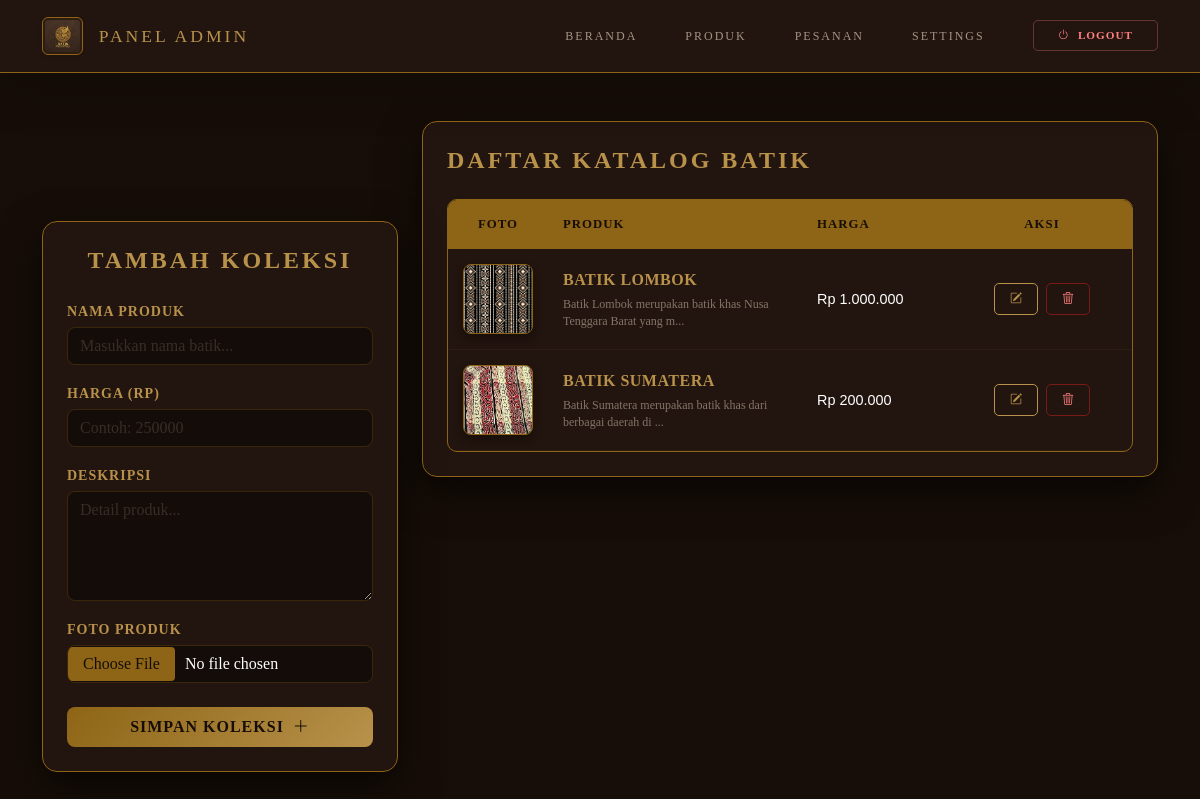
Screenshot of /admin/products.php (signed in) with the database file from the repository.
### tables this page shows
CREATE TABLE `settings` (
  `id` int(11) NOT NULL,
  `logo_url` varchar(255) DEFAULT NULL,
  `profil_toko` text DEFAULT NULL,
  `visi` text DEFAULT NULL,
  `misi` text DEFAULT NULL,
  `produk_unggulan_id` int(11) DEFAULT NULL
);

CREATE TABLE `products` (
  `id` int(11) NOT NULL,
  `nama_produk` varchar(100) NOT NULL,
  `harga` int(11) NOT NULL,
  `deskripsi` text DEFAULT NULL,
  `stok` int(11) DEFAULT 0,
  `foto` varchar(255) DEFAULT 'default.jpg',
  `kategori` varchar(50) DEFAULT NULL
);

### admin/products.php (the view, shortened to what this page needs)
<?php
include '../config/config.php';
$products = mysqli_query($conn, "SELECT * FROM products ORDER BY id DESC");
?>
<!DOCTYPE html>
<html lang="id">
<head>
    <link href="https://cdn.jsdelivr.net/npm/bootstrap@5.3.0/dist/css/bootstrap.min.css" rel="stylesheet">
</head>
<body>
    <?php include 'navbar.php'; ?>
    <div class="container py-5">
        <div class="row">
            <div class="col-lg-4 mb-4">
                <div class="card-custom p-4 sticky-top" style="top: 100px; z-index: 10;">
                    <h4 class="text-center mb-4">TAMBAH KOLEKSI</h4>
                    <form method="POST" enctype="multipart/form-data">
                        <div class="mb-3">
                            <label class="small fw-bold">NAMA PRODUK</label>
                            <input type="text" name="nama_produk" class="form-control" placeholder="Masukkan nama batik..." required autocomplete="off">
                        </div>
                        <div class="mb-3">
                            <label class="small fw-bold">HARGA (RP)</label>
                            <input type="number" name="harga" class="form-control" placeholder="Contoh: 250000" required>
                        </div>
                        <div class="mb-3">
                            <label class="small fw-bold">DESKRIPSI</label>
                            <textarea name="deskripsi" class="form-control" rows="4" placeholder="Detail produk..."></textarea>
                        </div>
                        <div class="mb-4">
                            <label class="small fw-bold">FOTO PRODUK</label>
                            <input type="file" name="foto" class="form-control" required>
                        </div>
                        <button type="submit" name="tambah" class="btn btn-emas w-100 py-2">
                            SIMPAN KOLEKSI <i class="bi bi-plus-lg ms-1"></i>
                        </button>
                    </form>
                </div>
            </div>
            <div class="col-lg-8">
                <div class="card-custom p-4">
                    <h4 class="mb-4">DAFTAR KATALOG BATIK</h4>
                    <div class="table-responsive">
                        <table class="table align-middle">
                            <thead>
                                <tr>
                                    <th class="text-center" width="100">FOTO</th>
                                    <th>PRODUK</th>
                                    <th width="150">HARGA</th>
                                    <th class="text-center" width="180">AKSI</th>
                                </tr>
                            </thead>
                            <tbody>
                                <?php if(mysqli_num_rows($products) > 0): ?>
                                    <?php while($p = mysqli_fetch_assoc($products)): ?>
                                    <tr>
                                        <td class="text-center">
                                            <img src="../assets/<?= $p['foto'] ?>" width="70" height="70" class="img-produk">
                                        </td>
                                        <td>
                                            <div style="color: var(--emas-bright); font-weight: bold; letter-spacing: 0.5px;"><?= strtoupper($p['nama_produk']) ?></div>
                                            <div style="color: var(--krem-soft); font-size: 0.75rem; opacity: 0.6; margin-top: 4px; line-height: 1.4;">
                                                <?= (strlen($p['deskripsi']) > 60) ? substr($p['deskripsi'], 0, 60) . '...' : $p['deskripsi'] ?>
                                            </div>
                                        </td>
                                        <td>
                                            <span style="color: #fff; font-family: 'Arial', sans-serif; font-size: 0.9rem;">
                                                Rp <?= number_format($p['harga'], 0, ',', '.') ?>
                                            </span>
                                        </td>
                                        <td class="text-center">
                                            <div class="d-flex justify-content-center gap-2">
                                                <a href="edit.php?id=<?= $p['id'] ?>" class="btn-aksi-edit">
                                                    <i class="bi bi-pencil-square"></i>
                                                </a>
                                                <a href="products.php?hapus=<?= $p['id'] ?>" class="btn-aksi-hapus" onclick="return confirm('Hapus produk ini secara permanen?')">
                                                    <i class="bi bi-trash3"></i>
                                                </a>
                                            </div>
                                        </td>
                                    </tr>
                                    <?php endwhile; ?>
                                <?php else: ?>
                                    <tr>
                                        <td colspan="4" class="text-center opacity-50 py-5">Belum ada koleksi produk.</td>
                                    </tr>
                                <?php endif; ?>
                            </tbody>
                        </table>
                    </div>
                </div>
            </div>
        </div>
    </div>
</body>
</html>

### admin/navbar.php (shortened to what this page needs)
<?php
include '../config/config.php';
$set = mysqli_fetch_assoc(mysqli_query($conn, "SELECT logo_url FROM settings WHERE id=1"));
$logo_admin = "../assets/" . $set['logo_url'];
?>
<link rel="stylesheet" href="https://cdn.jsdelivr.net/npm/bootstrap-icons@1.10.0/font/bootstrap-icons.css">
<nav class="navbar navbar-expand-lg navbar-dark navbar-admin sticky-top shadow-lg">
    <div class="container">
        <a class="navbar-brand d-flex align-items-center" href="index.php">
            <img src="<?= $logo_admin; ?>" height="38" class="me-3 rounded shadow-sm">
            <span>PANEL ADMIN</span>
        </a>
        <div class="collapse navbar-collapse" id="adminNav">
            <ul class="navbar-nav ms-auto align-items-center">
                <li class="nav-item mx-lg-2">
                    <a class="nav-link px-3" href="index.php">Beranda</a>
                </li>
                <li class="nav-item mx-lg-2">
                    <a class="nav-link px-3" href="products.php">Produk</a>
                </li>
                <li class="nav-item mx-lg-2">
                    <a class="nav-link px-3 position-relative" href="orders.php">
                        Pesanan
                    </a>
                </li>
                <li class="nav-item mx-lg-2">
                    <a class="nav-link px-3" href="settings.php">Settings</a>
                </li>
                <li class="nav-item ms-lg-4">
                    <a href="logout.php" class="btn btn-logout-admin px-4" onclick="return confirm('Keluar dari Panel Admin?')">
                        <i class="bi bi-power me-2"></i>Logout
                    </a>
                </li>
            </ul>
        </div>
    </div>
</nav>

### admin/products.php (style rules this page uses)
:root { --soga-deep: #160d08; --soga-card: #22140e; --emas-dim: #8e6516; --emas-bright: #b8924b; --krem-soft: #c5b5a5; }
body { background-color: var(--soga-deep) !important; background-image: linear-gradient(rgba(22, 13, 8, 0.95), rgba(22, 13, 8, 0.95)), url('https://www.transparenttextures.com/patterns/batik-thin.png') !important; color: var(--krem-soft) !important; font-family: 'Georgia', serif; }
.card-custom { background: var(--soga-card) !important; border: 1px solid var(--emas-dim) !important; border-radius: 15px; box-shadow: 0 15px 40px rgba(0,0,0,0.6); position: relative; overflow: hidden; }
h4 { color: var(--emas-bright) !important; letter-spacing: 3px; font-weight: bold; text-transform: uppercase; }
label { color: var(--emas-bright) !important; letter-spacing: 1px; margin-bottom: 5px; }
.form-control { background: rgba(0,0,0,0.4) !important; border: 1px solid rgba(142, 101, 22, 0.3) !important; color: white !important; border-radius: 8px; }
.form-control::placeholder { color: rgba(197, 181, 165, 0.2); }
.table-responsive { border: 1px solid var(--emas-dim) !important; border-radius: 10px; background: transparent; }
.table { color: var(--krem-soft) !important; margin-bottom: 0 !important; }
.table thead th { background-color: var(--emas-dim) !important; color: var(--soga-deep) !important; border: none !important; padding: 15px !important; font-size: 0.8rem; letter-spacing: 1px; }
.table td { background-color: transparent !important; border-color: rgba(142, 101, 22, 0.1) !important; padding: 15px !important; vertical-align: middle; }
.btn-emas { background: linear-gradient(135deg, var(--emas-dim), var(--emas-bright)) !important; color: var(--soga-deep) !important; border: none !important; border-radius: 8px !important; font-weight: bold; letter-spacing: 1px; transition: 0.3s; }
.btn-aksi-edit { border: 1px solid var(--emas-bright) !important; color: var(--emas-bright) !important; padding: 6px 15px; text-decoration: none; border-radius: 5px; font-size: 0.75rem; font-weight: bold; transition: 0.3s; }
.btn-aksi-hapus { border: 1px solid #7a1a1a !important; color: #ff8080 !important; padding: 6px 15px; text-decoration: none; border-radius: 5px; font-size: 0.75rem; font-weight: bold; transition: 0.3s; }
.img-produk { border: 1px solid var(--emas-dim) !important; border-radius: 8px; object-fit: cover; box-shadow: 0 5px 10px rgba(0,0,0,0.3); }

### admin/navbar.php (style rules this page uses)
:root { --soga-deep: #160d08; --soga-card: #22140e; --emas-dim: #8e6516; --emas-bright: #b8924b; --krem-soft: #c5b5a5; }
.navbar-admin { background: var(--soga-card) !important; border-bottom: 1px solid var(--emas-dim); padding: 12px 0; }
.navbar-brand { font-family: 'Georgia', serif; color: var(--emas-bright) !important; text-transform: uppercase; letter-spacing: 3px; font-weight: 300; font-size: 1.1rem; }
.navbar-brand img { border: 1px solid var(--emas-dim); padding: 2px; background: rgba(142, 101, 22, 0.1); }
.nav-link { color: var(--krem-soft) !important; text-transform: uppercase; letter-spacing: 2px; font-size: 0.75rem; transition: 0.3s; opacity: 0.8; }
.btn-logout-admin { background: transparent; color: #ff8080 !important; border: 1px solid rgba(255, 128, 128, 0.3); border-radius: 5px; font-weight: bold; font-size: 0.7rem; letter-spacing: 1px; transition: 0.3s; text-transform: uppercase; }
.nav-item::after { content: ''; display: block; width: 0; height: 1px; background: var(--emas-bright); transition: width .3s; }

### rows the page displays
settings: logo_url (picture)
products: foto (picture), nama_produk "BATIK LOMBOK", deskripsi "Batik Lombok merupakan batik khas Nusa Tenggara Barat yang m", harga "1.000.000"
products: foto (picture), nama_produk "BATIK SUMATERA", deskripsi "Batik Sumatera merupakan batik khas dari berbagai daerah di", harga "200.000"
